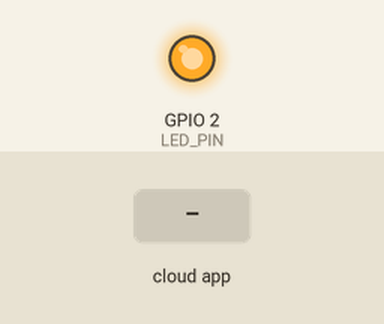
A sketch run on a simulated ESP8266 (NodeMCU). Shown: output pins drawn as LEDs (lit = HIGH). The inputs (shaded band) are chosen by the test bench. WiFi joins after 1.5 s; servers stay silent unless stated; the Firebase database answers and starts empty; what the sketch prints to the serial monitor is not drawn.

Above: at 2.7 s.
2.8 s: the phone or cloud app sets motor to 1
At 5.0 s:
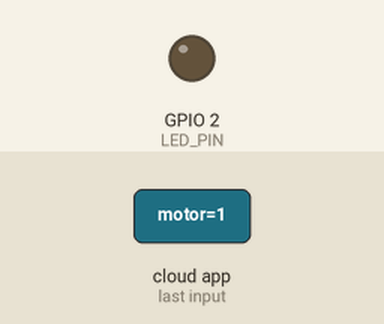
5.3 s: the phone or cloud app sets motor to 0
At 7.4 s:
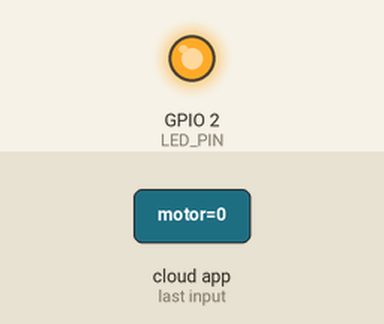
Timing chart, 0 to 8.9 s (numbered marks = the images above; inputs shaded):
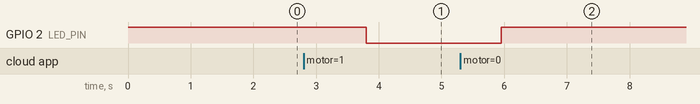

The sketch:

blinkingLedprojrct.ino
```cpp
#include <ESP8266WiFi.h>
#include <FirebaseESP8266.h>

// WiFi credentials
#define WIFI_SSID "STARK NETWORKS"        // 🔹 Change this
#define WIFI_PASSWORD "Vinod630211"       // 🔹 Change this

// Firebase configuration
FirebaseData fbdo;
FirebaseAuth auth;
FirebaseConfig config;

// Pin to control LED / Motor
#define LED_PIN 2   // 🔹 Built-in LED on NodeMCU (D4, GPIO2)

void setup() {
  Serial.begin(115200);
  pinMode(LED_PIN, OUTPUT);
  digitalWrite(LED_PIN, HIGH); // OFF initially (built-in LED is active LOW)

  // Connect WiFi
  WiFi.begin(WIFI_SSID, WIFI_PASSWORD);
  Serial.print("Connecting to Wi-Fi");
  while (WiFi.status() != WL_CONNECTED) {
    Serial.print(".");
    delay(500);
  }
  Serial.println("\n✅ Connected to Wi-Fi");

  // Firebase setup
  config.api_key = "AIzaSyATnIhcs_-UMqpOIgQsCkSfp9cG2-Rybzw";
  config.database_url = "https://remote-motor-zihqk-default-rtdb.firebaseio.com/";

  // Anonymous login
  auth.user.email = "";
  auth.user.password = "";

  // Start Firebase
  Firebase.begin(&config, &auth);
  Firebase.reconnectWiFi(true);

  Serial.println("✅ Firebase initialized");
}

void loop() {
  if (Firebase.ready()) {
    if (Firebase.getInt(fbdo, "/farm1/motor")) {   // Read motor state from DB
      int motorState = fbdo.intData();
      Serial.printf("Motor state from Firebase: %d\n", motorState);

      if (motorState == 1) {
        digitalWrite(LED_PIN, LOW);   // ON (built-in LED is active LOW)
        Serial.println("💡 LED ON");
      } else {
        digitalWrite(LED_PIN, HIGH);  // OFF
        Serial.println("💡 LED OFF");
      }
    } else {
      Serial.printf("❌ Firebase read failed: %s\n", fbdo.errorReason().c_str());
    }
  }
  delay(2000);  // check every 2 sec
}
```

Measured:
- after the input at 2.8 s, GPIO 2 (LED_PIN): HIGH → LOW after 1.0 s
- after the input at 5.3 s, GPIO 2 (LED_PIN): LOW → HIGH after 0.65 s
